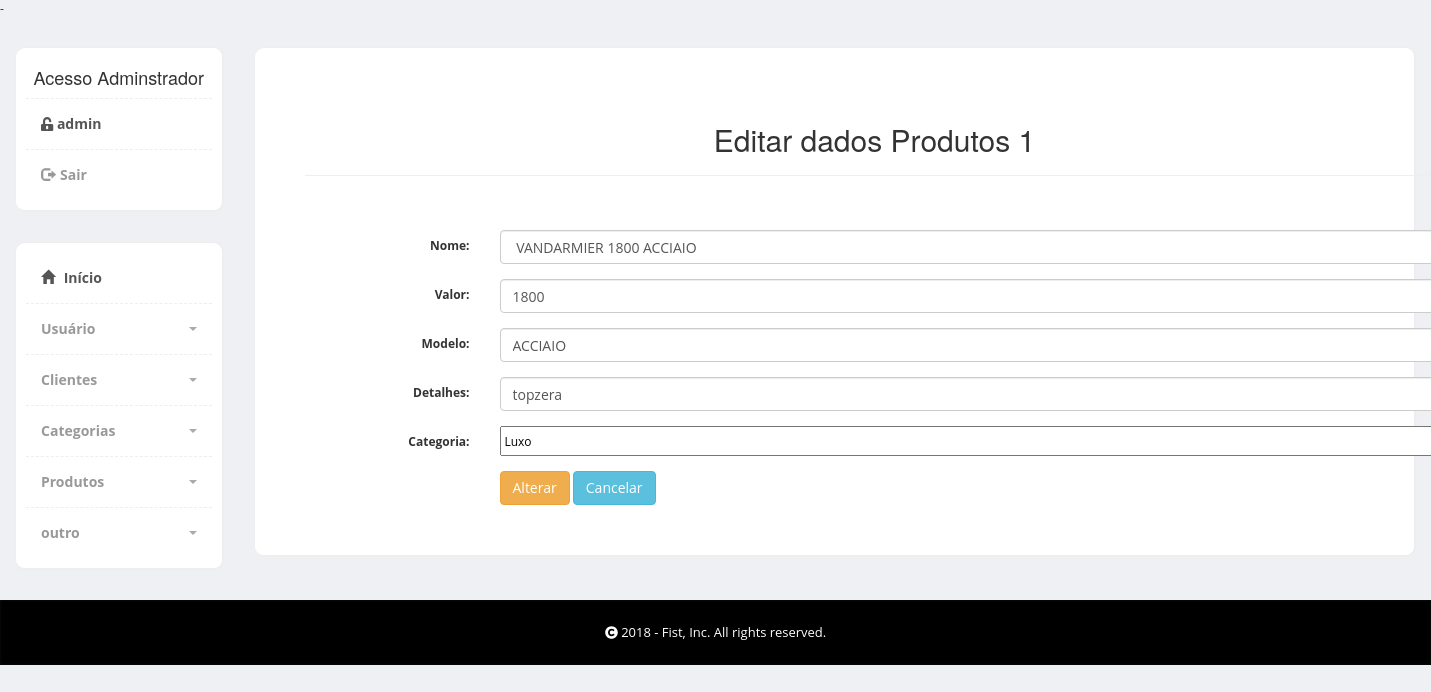
The app's page /first/admin/Produto_Editar.php?idprodutos=1 (signed in) with its own data.
### tables this page shows
CREATE TABLE `produtos` (
  `idprodutos` int(11) NOT NULL,
  `nome` varchar(100) DEFAULT NULL,
  `valor` double DEFAULT NULL,
  `modelo` varchar(45) DEFAULT NULL,
  `detalhes` varchar(45) DEFAULT NULL,
  `idcategorias` int(11) NOT NULL
);

### first/admin/Produto_Editar.php (the view, shortened to what this page needs)
<?php
	include_once("conexao.php");
	$idprodutos = $_GET['idprodutos'];
	$result_produtos = "SELECT * FROM produtos WHERE idprodutos = '$idprodutos' LIMIT 1";
	$resultado_produtos= mysqli_query($conn, $result_produtos);
	$row_produtos = mysqli_fetch_assoc($resultado_produtos);
?>
    <?php include "includes/header.php" ?>
    <section class="container-fluid">
        <div class="col-md-10">
            <div class="row">
                <div class="col-md-12">
                    <div class="content-box-large">
                        <div class="panel-body">
                            <div class="container theme-showcase" role="main">
                                <div class="page-header">
                                    <center>
                                        <h2>Editar dados Produtos
                                            <?php echo $idprodutos; ?>
                                        </h2>
                                    </center>
                                </div>
                                <br><br>
                                <form class="form-horizontal" method="POST" action="Produto_Editar_Processar.php" enctype="multipart/form-data">
                                    <div class="form-group">
                                        <label class="col-sm-2 control-label">Nome:</label>
                                        <div class="col-sm-10">
                                            <input type="text" name="nome" class="form-control" id="inputEmail3" placeholder="Nome Completo" value="<?php echo $row_produtos['nome']; ?>" required>
                                        </div>
                                    </div>
                                    <div class="form-group">
                                        <label class="col-sm-2 control-label">Valor:</label>
                                        <div class="col-sm-10">
                                            <input type="text" name="valor" class="form-control" id="inputEmail3" placeholder="valor" value="<?php echo $row_produtos['valor']; ?>" required>
                                        </div>
                                    </div>
                                    <div class="form-group">
                                        <label class="col-sm-2 control-label">Modelo:</label>
                                        <div class="col-sm-10">
                                            <input type="text" name="modelo" class="form-control" id="inputEmail3" placeholder="modelo" value="<?php echo $row_produtos['modelo']; ?>" required>
                                        </div>
                                    </div>
                                    <div class="form-group">
                                        <label class="col-sm-2 control-label">Detalhes:</label>
                                        <div class="col-sm-10">
                                            <input type="text" name="detalhes" class="form-control" id="inputEmail3" placeholder="detalhes" value="<?php echo $row_produtos['detalhes']; ?>" required>
                                        </div>
                                    </div>
                                    <div class="form-group">
                                        <label class="col-sm-2 control-label">Categoria:</label>
                                        <div class="col-sm-10">
                                            <select class="basic" name="idcategorias" required>
                                            <option value="<?php echo $row_produtos['idcategorias']; ?>" style="color:red;">
                                                <?php
                                                    if($row_produtos['idcategorias'] == 1)
                                                         echo "<td> Luxo </td>";
                                                    elseif($row_produtos['idcategorias'] == 2)
                                                         echo "<td> Casual </td>";
                                                     elseif($row_produtos['idcategorias'] == 3)
                                                        echo "<td> Outro </td>";
                                                ?>
                                            </option>
                                        </select>
                                        </div>
                                    </div>
                                    <div class="form-group">
                                        <div class="col-sm-offset-2 col-sm-10">
                                            <button type="submit" class="btn btn-warning">Alterar</button>
                                            <a type="button" class="btn btn-info" href="Produto_lista.php">Cancelar</a>
                                        </div>
                                    </div>
                                </form>
                            </div>
                        </div>
                    </div>
                </div>
            </div>
        </div>
    </section>
    </div>
    <?php include "includes/footer.php" ?>

### first/admin/css/styles.css (style rules this page uses)
body { font-family: 'Open Sans', sans-serif; position: relative; margin: 0px; font-size: 12px; padding: 0px; }
.content-box, .content-box-large { margin-bottom: 30px; background: #fff; border-radius: 10px; padding: 10px; border-left: 1px solid #eee; border-top: 1px solid #eee; border-right: 2px solid #eee; border-bottom: 2px solid #eee; }
.content-box-large { padding: 20px; }
body { background-color: #eff0f3; }
.panel-body { clear: both; }
select.basic { width: 100%; height: 30px; }

### records on screen
produtos: nome "VANDARMIER 1800 ACCIAIO", valor "1800", modelo "ACCIAIO", detalhes "topzera", idcategorias "Luxo"

### other values on screen
$_SESSION['login'] "admin"
$idprodutos "1"
